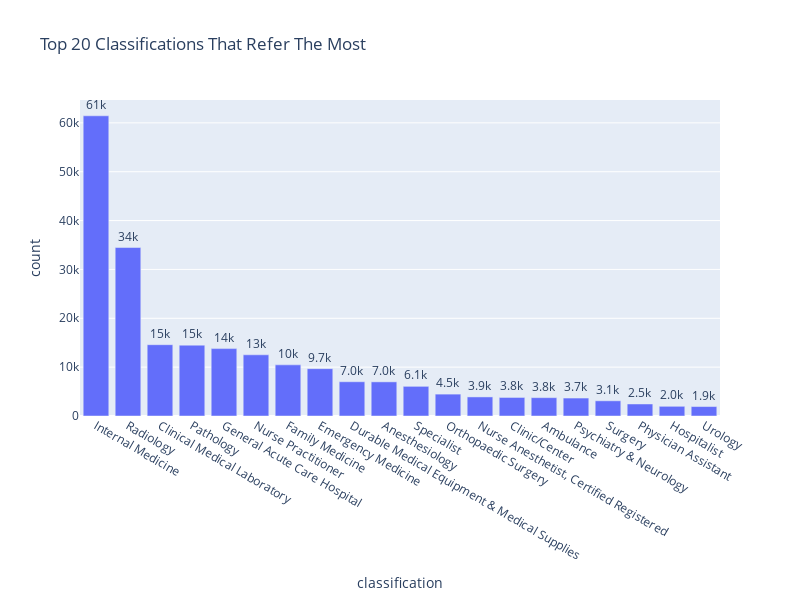

This figure's notebook cell:
### Code cell
top20_classifications = top_classifications_from.sort_values(by="count", ascending = False).head(20)
# Pull the classifications to a list
top20_classifications_list = top20_classifications['classification'].tolist()

fig = px.bar(top20_classifications, x = 'classification', y = 'count', text_auto = '.2s', 
            title = "Top 20 Classifications That Refer The Most", width = 800, height = 600)
fig.update_traces(textfont_size=12, textangle=0, textposition="outside", cliponaxis=False)
fig.show()

### Figure 1 — Plotly figure (JSON) as saved in the notebook; plotly's stock layout.template omitted (floating-point values rounded to 4 significant figures)
{"data": [{"alignmentgroup": "True", "cliponaxis": false, "hovertemplate": "classification=%{x}<br>count=%{y}<extra></extra>", "legendgroup": "", "marker": {"color": "#636efa", "pattern": {"shape": ""}}, "name": "", "offsetgroup": "", "orientation": "v", "showlegend": false, "textangle": 0, "textfont": {"size": 12}, "textposition": "outside", "texttemplate": "%{y:.2s}", "type": "bar", "x": ["Internal Medicine", "Radiology", "Clinical Medical Laboratory", "Pathology", "General Acute Care Hospital", "Nurse Practitioner", "Family Medicine", "Emergency Medicine", "Durable Medical Equipment & Medical Supplies", "Anesthesiology", "Specialist", "Orthopaedic Surgery", "Nurse Anesthetist, Certified Registered", "Clinic/Center", "Ambulance", "Psychiatry & Neurology", "Surgery", "Physician Assistant", "Hospitalist", "Urology"], "xaxis": "x", "y": [61445, 34482, 14596, 14502, 13796, 12526, 10469, 9689, 7013, 6990, 6072, 4478, 3905, 3796, 3753, 3676, 3111, 2460, 1986, 1935], "yaxis": "y"}], "layout": {"barmode": "relative", "height": 600, "legend": {"tracegroupgap": 0}, "title": {"text": "Top 20 Classifications That Refer The Most"}, "width": 800, "xaxis": {"anchor": "y", "domain": [0, 1], "title": {"text": "classification"}}, "yaxis": {"anchor": "x", "domain": [0, 1], "title": {"text": "count"}}}}
